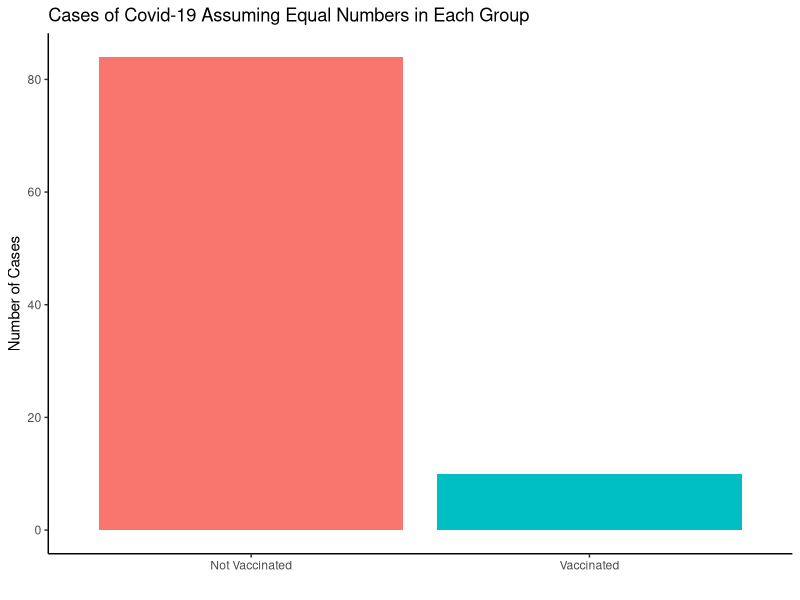

The R script that drew this image:
## ---- chunk 1
knitr::opts_chunk$set(echo = TRUE)
## ---- chunk 2
library(epitools) #contains the credit data
library(tidyverse)
theme_set(theme_classic())
## ---- chunk 3
#below uses epitools package
# The 1stline below creates the contingency table; the 2nd line prints the table so you can check the orientation
RRtable<-matrix(c(21685,21759,84,10),nrow = 2, ncol = 2)
RRtable
# The next line asks R to compute the RR and 95% confidence interval
rrout=riskratio.wald(RRtable)
rrout
#do 1-rrout to get the riskratio
1-rrout$measure
## ---- chunk 4
cases <- tibble(
   treatment = c("Not Vaccinated", "Vaccinated"),
   Cases = c(84, 10)
 )
ggplot(data = cases, mapping = aes(x = treatment, y = Cases, fill=treatment) )+
   geom_col()+
 ggtitle("Cases of Covid-19 Assuming Equal Numbers in Each Group") +
   xlab(" ") + ylab("Number of Cases")+ theme(legend.position="none")
